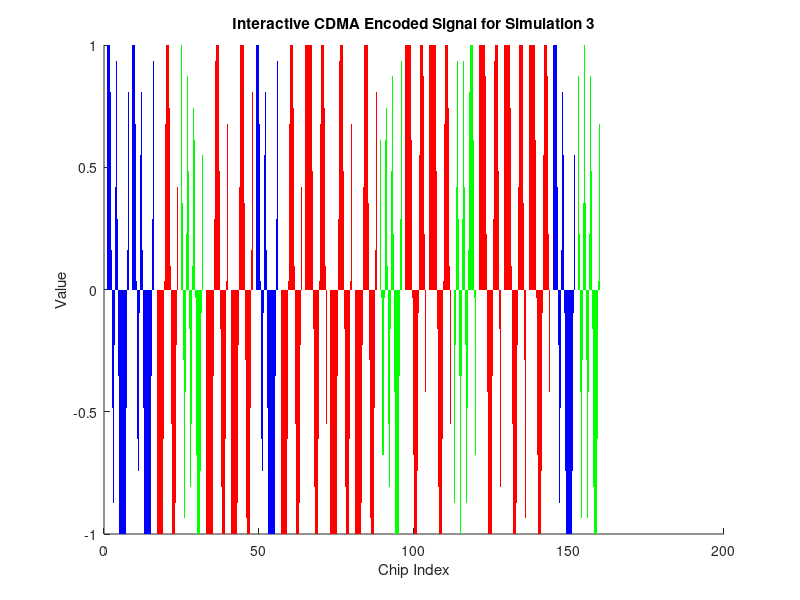

Source code (MATLAB):
clc;
clear;

% Define longer chip patterns for detailed simulation
chip_patterns = {
    [1 1 1 -1 -1 1 1 -1],  % Station J
    [-1 1 -1 1 -1 1 1 -1], % Station K
    [-1 -1 1 -1 1 1 1 -1]  % Station L
};

r = round(rand(1, 20)); % Random bits to transmit
cdma_seq = zeros(1, 20 * length(chip_patterns{1})); % Initialize CDMA sequence array

% Fixed colors for each station
colorMap = [1 0 0; 0 1 0; 0 0 1];  % Red for J, Green for K, Blue for L

figure;
hold on;

% Generate the CDMA sequence and plot with fixed colors
for counter = 1:20
    station = randi([1 3]); % Randomly select a station for each bit
    bit_pattern = chip_patterns{station}; % Select the chip pattern for the chosen station
    if r(counter) == 0
        bit_pattern = -bit_pattern; % Flip the pattern for 0
    end
    start_index = (counter - 1) * length(bit_pattern) + 1;
    end_index = start_index + length(bit_pattern) - 1;
    cdma_seq(start_index:end_index) = bit_pattern; % Place the pattern in the sequence
    area(start_index:end_index, cdma_seq(start_index:end_index), 'FaceColor', colorMap(station, :), 'EdgeColor', 'none');
end

title('Interactive CDMA Encoded Signal for Simulation 3');
xlabel('Chip Index');
ylabel('Value');
hold off;

% Decoding the CDMA sequence
decoded_bits = zeros(1, 20);
decoded_info = '';
for idx = 1:20
    segment = cdma_seq((idx-1) * 8 + 1 : idx * 8); % Extract segments of the encoded sequence
    correlation = zeros(1, 3);
    for station = 1:3
        correlation(station) = dot(segment, chip_patterns{station}); % Compute correlation
    end
    [~, max_idx] = max(correlation); % Find the station with the highest correlation
    decoded_bits(idx) = max_idx; % Assign the decoded bit based on the station
    decoded_info = [decoded_info sprintf('\nBit %d comes from Station %c', idx, 'J' + decoded_bits(idx) - 1)];
end

% Display the decoded results
disp('Decoded sequence:');
disp(decoded_info);